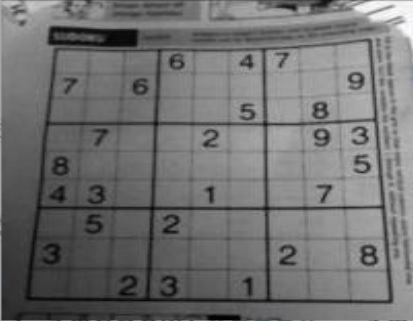
#> input picture Day004/python/img/12.jpg, 413 x 323 px
$ python '梯度算子.py'   (older library calls are emulated)
#> lines starting #> are read from the running program, lines starting #| are printed output that depends on the picture
import cv2
import numpy as np
from matplotlib import pyplot as plt

img=cv2.imread("../img/12.jpg",0)
#> img: shape (323, 413); min 0, max 255, mean 113.1
laplacian=cv2.Laplacian(img,cv2.CV_64F)
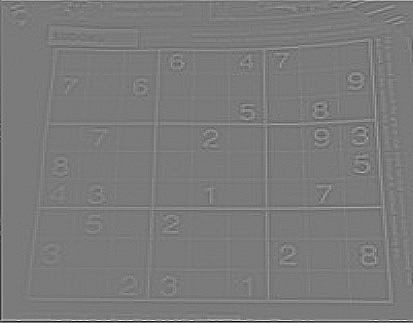
#> laplacian: shape (323, 413) float64; min -211, max 226, mean 0; drawn with min black and max white
sobelx=cv2.Sobel(img,cv2.CV_64F,1,0,ksize=5)#原图，深度，x方向布尔值，y方向布尔值，卷积核尺寸
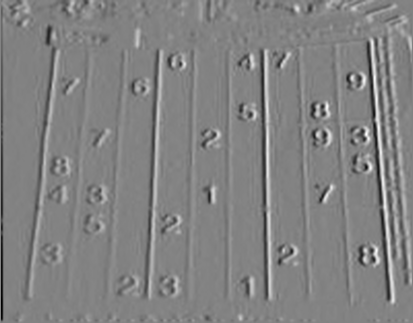
#> sobelx: shape (323, 413) float64; min -4745, max 4556, mean 12.1; drawn with min black and max white
sobely=cv2.Sobel(img,cv2.CV_64F,0,1,ksize=5)#原图，深度，x方向布尔值，y方向布尔值，卷积核尺寸
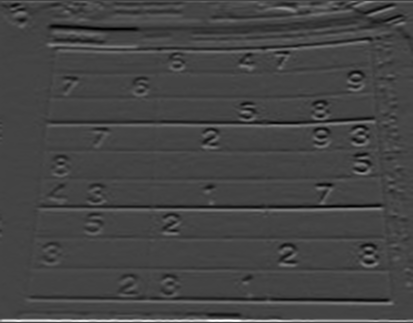
#> sobely: shape (323, 413) float64; min -4482, max 12201, mean 44.5; drawn with min black and max white
plt.subplot(2,2,1)#图片形状，图像位置索引
plt.imshow(img,cmap="gray")##########?
plt.title("Original")
plt.xticks([])
plt.yticks([])

plt.subplot(2,2,2)#图片形状，图像位置索引
plt.imshow(laplacian,cmap="gray")
plt.title("laplacian")
plt.xticks([])
plt.yticks([])

plt.subplot(2,2,3)#图片形状，图像位置索引
plt.imshow(sobelx,cmap="gray")
plt.title("sobelx")
plt.xticks([])
plt.yticks([])

plt.subplot(2,2,4)#图片形状，图像位置索引
plt.imshow(sobely,cmap="gray")
plt.title("sobely")
plt.xticks([])
plt.yticks([])
plt.show()
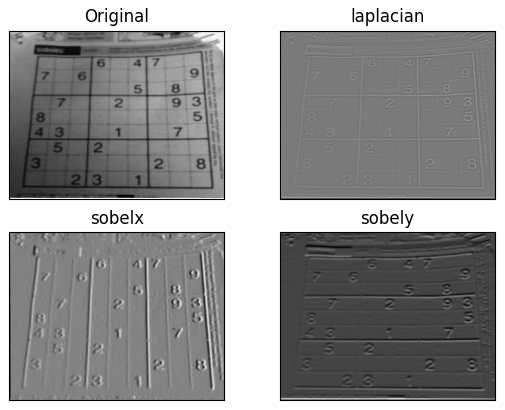
#> figure drawn by matplotlib, 4 panels
